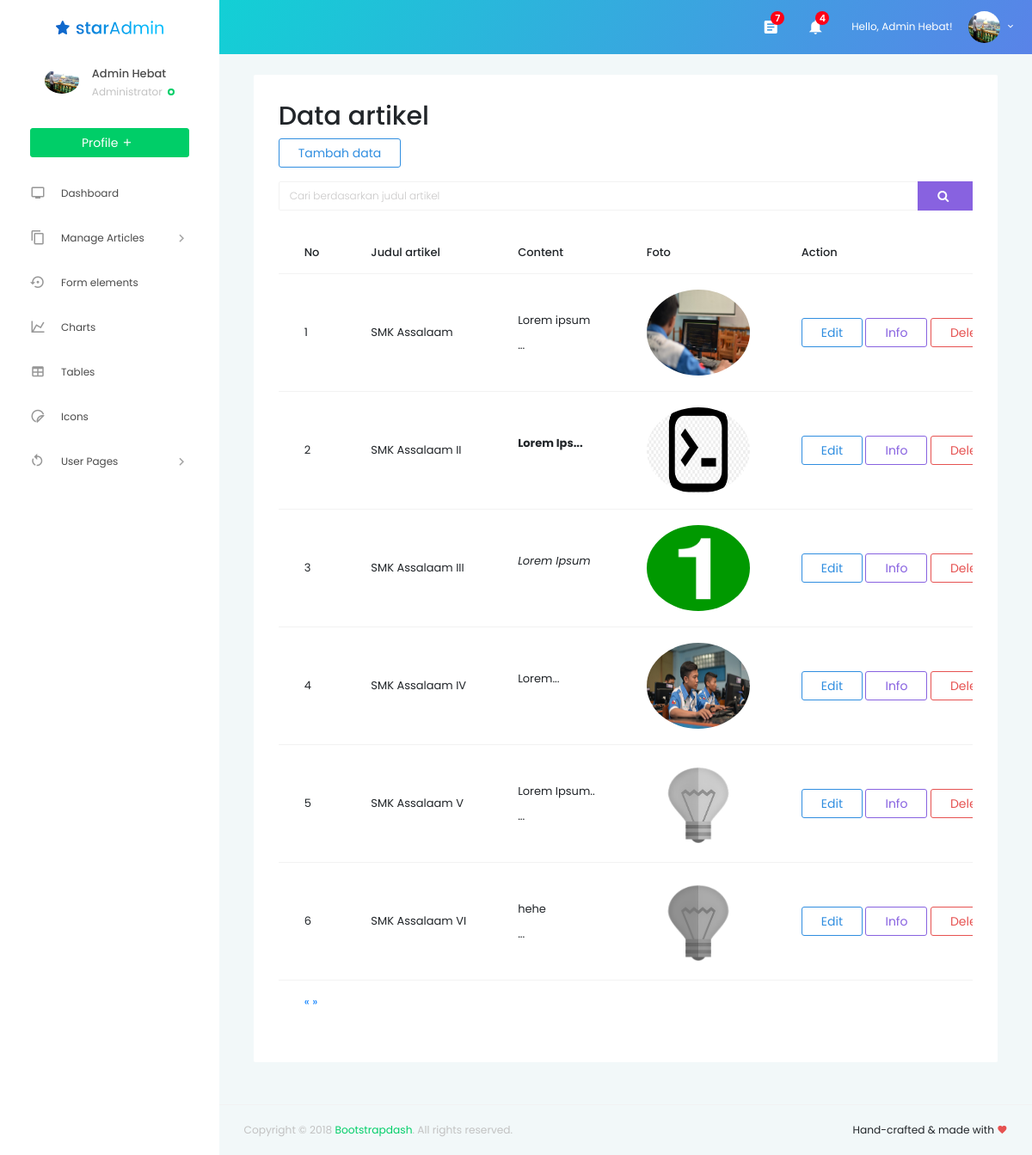
The app's page /admin/articles/home.php (signed in) with its own data.
### tables this page shows
CREATE TABLE `articles` (
  `id` int(11) NOT NULL,
  `judul` varchar(191) DEFAULT NULL,
  `content` text,
  `foto` varchar(191) NOT NULL,
  `created_at` timestamp NOT NULL DEFAULT CURRENT_TIMESTAMP ON UPDATE CURRENT_TIMESTAMP,
  `updated_at` timestamp NOT NULL DEFAULT '0000-00-00 00:00:00'
);

### admin/articles/home.php (the view, shortened to what this page needs)
<?php session_start();
if(isset($_SESSION['login'])):
  $koneksi = mysqli_connect('localhost', 'root', '', 'project');
  $query = "SELECT * FROM admin";
  $execute = mysqli_query($koneksi, $query);
  $data = mysqli_fetch_array($execute);
?>
<!DOCTYPE html>
<html lang="en">
<head>
  <link rel="stylesheet" href="http://localhost/project/public/vendors/iconfonts/mdi/css/materialdesignicons.min.css">
  <link rel="stylesheet" href="http://localhost/project/public/vendors/css/vendor.bundle.base.css">
  <link rel="stylesheet" href="http://localhost/project/public/vendors/css/vendor.bundle.addons.css">
  <link rel="stylesheet" href="http://localhost/project/public/vendors/iconfonts/font-awesome/css/font-awesome.min.css">
  <link rel="stylesheet" href="http://localhost/project/public/css/style.css">
</head>
<body>
  <div class="container-scroller">
    <nav class="navbar default-layout col-lg-12 col-12 p-0 fixed-top d-flex flex-row">
      <div class="text-center navbar-brand-wrapper d-flex align-items-top justify-content-center">
        <a class="navbar-brand brand-logo" href="index.html">
          <img src="http://localhost/project/public/images/logo.svg" alt="logo" />
        </a>
      </div>
      <div class="navbar-menu-wrapper d-flex align-items-center">
        <ul class="navbar-nav navbar-nav-right">
          <li class="nav-item dropdown">
            <a class="nav-link count-indicator dropdown-toggle" id="messageDropdown" href="#" data-toggle="dropdown" aria-expanded="false">
              <i class="mdi mdi-file-document-box"></i>
              <span class="count">7</span>
            </a>
          </li>
          <li class="nav-item dropdown">
            <a class="nav-link count-indicator dropdown-toggle" id="notificationDropdown" href="#" data-toggle="dropdown">
              <i class="mdi mdi-bell"></i>
              <span class="count">4</span>
            </a>
          </li>
          <li class="nav-item dropdown d-none d-xl-inline-block">
            <a class="nav-link dropdown-toggle" id="UserDropdown" href="#" data-toggle="dropdown" aria-expanded="false">
              <span class="profile-text">Hello, <?php echo $data['nama']; ?>!</span>
              <img class="img-xs rounded-circle" src="../profile/<?php echo $data['foto']; ?>" alt="Profile image">
            </a>
          </li>
        </ul>
      </div>
    </nav>
    <div class="container-fluid page-body-wrapper">
      <nav class="sidebar sidebar-offcanvas" id="sidebar">
        <ul class="nav">
          <li class="nav-item nav-profile">
            <div class="nav-link">
              <div class="user-wrapper">
                <div class="profile-image">
                  <img src="../profile/<?php echo $data['foto']; ?>" alt="profile image">
                </div>
                <div class="text-wrapper">
                  <p class="profile-name"><?php echo $data['nama']; ?></p>
                  <div>
                    <small class="designation text-muted">Administrator</small>
                    <span class="status-indicator online"></span>
                  </div>
                </div>
              </div>
              <a href="http://localhost/project/admin/profile/edit" class="btn btn-success btn-block">Profile
                <i class="mdi mdi-plus"></i>
              </a>
            </div>
          </li>
          <li class="nav-item">
            <a class="nav-link" href="http://localhost/project/admin/home">
              <i class="menu-icon mdi mdi-television"></i>
              <span class="menu-title">Dashboard</span>
            </a>
          </li>
          <li class="nav-item">
            <a class="nav-link" data-toggle="collapse" href="#ui-basic" aria-expanded="false" aria-controls="ui-basic">
              <i class="menu-icon mdi mdi-content-copy"></i>
              <span class="menu-title">Manage Articles</span>
              <i class="menu-arrow"></i>
            </a>
          </li>
          <li class="nav-item">
            <a class="nav-link" href="pages/forms/basic_elements.html">
              <i class="menu-icon mdi mdi-backup-restore"></i>
              <span class="menu-title">Form elements</span>
            </a>
          </li>
          <li class="nav-item">
            <a class="nav-link" href="pages/charts/chartjs.html">
              <i class="menu-icon mdi mdi-chart-line"></i>
              <span class="menu-title">Charts</span>
            </a>
          </li>
          <li class="nav-item">
            <a class="nav-link" href="pages/tables/basic-table.html">
              <i class="menu-icon mdi mdi-table"></i>
              <span class="menu-title">Tables</span>
            </a>
          </li>
          <li class="nav-item">
            <a class="nav-link" href="pages/icons/font-awesome.html">
              <i class="menu-icon mdi mdi-sticker"></i>
              <span class="menu-title">Icons</span>
            </a>
          </li>
          <li class="nav-item">
            <a class="nav-link" data-toggle="collapse" href="#auth" aria-expanded="false" aria-controls="auth">
              <i class="menu-icon mdi mdi-restart"></i>
              <span class="menu-title">User Pages</span>
              <i class="menu-arrow"></i>
            </a>
          </li>
        </ul>
      </nav>
      <div class="main-panel">
        <div class="content-wrapper">
            <center>
        	<div class="col-lg-12 grid-margin stretch-card" style="text-align: left;">
              <div class="card">
                <div class="card-body">
                  <h2>Data artikel</h2>
                  <a href="http://localhost/project/admin/articles/create" class="btn btn-outline-primary"> Tambah data </a>
                  <form method="POST" action="">
                  <div class="form-group">
                    <div class="input-group col-xs-10">
                      <input
                        type="text"
                        name="filter"
                        class="form-control"
                        placeholder="Cari berdasarkan judul artikel">
                      <span class="input-group-append">
                        <button
                        class="file-upload-browse btn btn-info"
                        type="submit" name="cari"><i class="fa fa-search"></i></button>
                      </span>
                  </form>
                  <div class="table-responsive">
                    <table class="table table-hover">
                      <thead>
                        <tr>
                          <th>No</th>
                          <th>Judul artikel</th>
                          <th>Content</th>
                          <th>Foto</th>
                          <th>Action</th>
                        </tr>
                      </thead>
                      <tbody>
                        <?php
                          $koneksi = mysqli_connect("localhost", "root", "", "project");
                          if(isset($_POST['cari'])):
                            $filter = $_POST['filter'];
                            $query = "SELECT * FROM articles WHERE judul LIKE '%$filter%'";
                            $result = mysqli_query($koneksi, $query);
                            $no = 0;
                            while($data = mysqli_fetch_array($result)){
                            $no++;
                        ?>
                        <tr>
                          <td><?php echo $no; ?></td>
                          <td><?php echo $data['judul']; ?></td>
                          <td><?php echo substr($data['content'], 0, 50); ?></td>
                          <td><img src="<?php echo $data['foto']; ?>" style="width: 120px; height: 100px;" alt="<?php echo $data['judul']; ?>"></td>
                          <td colspan="3">
                            <a
                              href="http://localhost/project/admin/articles/<?php echo $data['id']; ?>/edit"
                              class="btn btn-outline-primary"> Edit </a>
                            <a
                              href="http://localhost/project/admin/articles/<?php echo $data['id']; ?>/show"
                              class="btn btn-outline-info"> Info </a>
                            <a
                              href="http://localhost/project/admin/articles/<?php echo $data['id']; ?>/delete"
                              class="btn btn-outline-danger"> Delete </a>
                          </td>
                        </tr>
                        <?php
                            }
                          else:
                          $query = "SELECT * FROM articles";
                          $result = mysqli_query($koneksi, $query);
                          $no = 0;
                          while($data = mysqli_fetch_array($result)){
                          $no++;
                        ?>
                        <tr>
                          <td><?php echo $no; ?></td>
                          <td><?php echo $data['judul']; ?></td>
                          <td><?php echo substr($data['content'], 0, 20)."..."; ?></td>
                          <td><img src="<?php echo $data['foto']; ?>" style="width: 120px; height: 100px;" alt="<?php echo $data['judul']; ?>"></td>
                          <td colspan="3">
                          	<a
                              href="http://localhost/project/admin/articles/<?php echo $data['id']; ?>/edit"
                              class="btn btn-outline-primary"> Edit </a>
                          	<a
                              href="http://localhost/project/admin/articles/<?php echo $data['id']; ?>/show"
                              class="btn btn-outline-info"> Info </a>
                          	<a
                              href="http://localhost/project/admin/articles/<?php echo $data['id']; ?>/delete"
                              class="btn btn-outline-danger"> Delete </a>
                          </td>
                        </tr>
                        <?php } endif;?>
                      </tbody>
                      <tfoot>
		                <br>
                    <tr>
		                    <td colspan="10">
                          <a href="<?php echo BASE_URL.'index.php?page=1'; ?>" aria-label="Previous">
                              <span aria-hidden="true">&laquo;</span>
                          </a>
                          <a href="<?php echo BASE_URL."index.php?page=$total_pages"; ?>" aria-label="Next">
                              <span aria-hidden="true">&raquo;</span>
                          </a>
		                    </td>
		                </tr>
		            </tfoot>
                    </table>
                  </div>
                </div>
              </div>
            </div>
            </div>
          </div>
        </div>
        <footer class="footer">
          <div class="container-fluid clearfix">
            <span class="text-muted d-block text-center text-sm-left d-sm-inline-block">Copyright © 2018
              <a href="http://www.bootstrapdash.com/" target="_blank">Bootstrapdash</a>. All rights reserved.</span>
            <span class="float-none float-sm-right d-block mt-1 mt-sm-0 text-center">Hand-crafted & made with
              <i class="mdi mdi-heart text-danger"></i>
            </span>
          </div>
        </footer>
      </div>
</body>
</html>
<?php
else:
  header("location:http://localhost/project/404/ErrorPage");
endif;
?>

### records on screen
articles: judul "SMK Assalaam", content "Lorem ipsum", foto (picture)
articles: judul "SMK Assalaam II", content "Lorem Ips", foto (picture)
articles: judul "SMK Assalaam III", content "Lorem Ipsum", foto (picture)
articles: judul "SMK Assalaam IV", content "Lorem", foto (picture)
articles: judul "SMK Assalaam V", content "Lorem Ipsum..", foto (picture)
articles: judul "SMK Assalaam VI", content "hehe", foto (picture)

### other values on screen
$data['nama'] "Admin Hebat"
